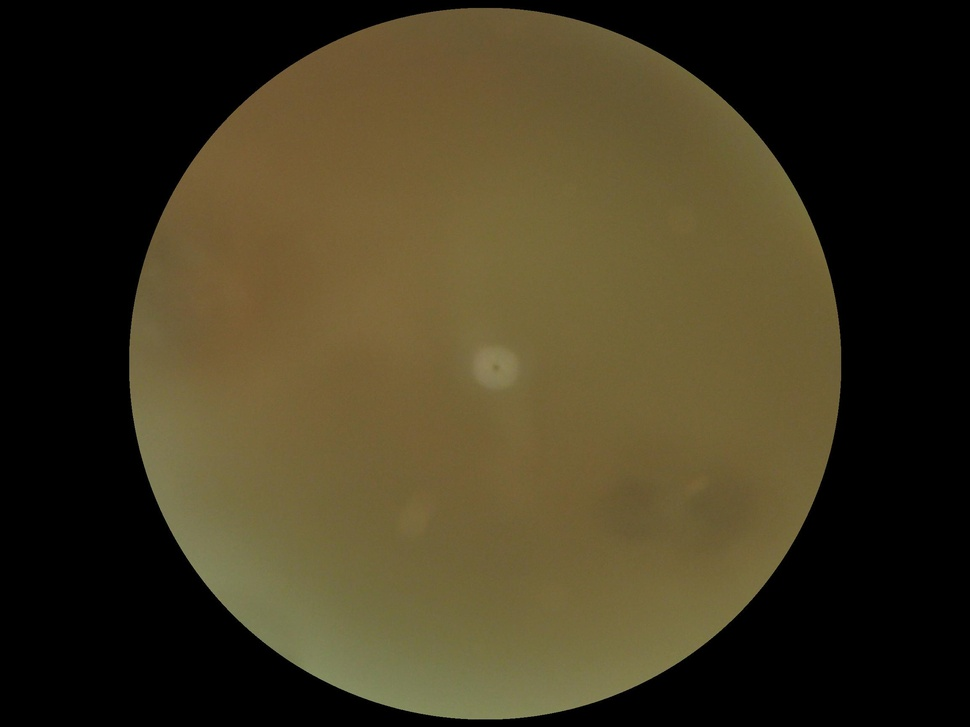
#> input picture YOLOv8-streamlit-app/temp_group_0_0.jpg, 970 x 727 px, shrunk from 2304 x 1728 before the run
$ python grey.py temp_group_0_0.jpg out.png
#> lines starting #> are read from the running program, lines starting #| are printed output that depends on the picture
import cv2
import argparse
import os


def convert_to_grayscale(input_path, output_path):
    """将单个图片转换为灰度图"""
#> called with input_path = 'temp_group_0_0.jpg', output_path = 'out.png'
    try:
        img = cv2.imread(input_path)
#> img is the input picture: shape (727, 970, 3); mean B, G, R 32.9, 56.4, 65
        if img is None:
            print(f"无法读取图像: {input_path}")
            return False

        gray_img = cv2.cvtColor(img, cv2.COLOR_BGR2GRAY)
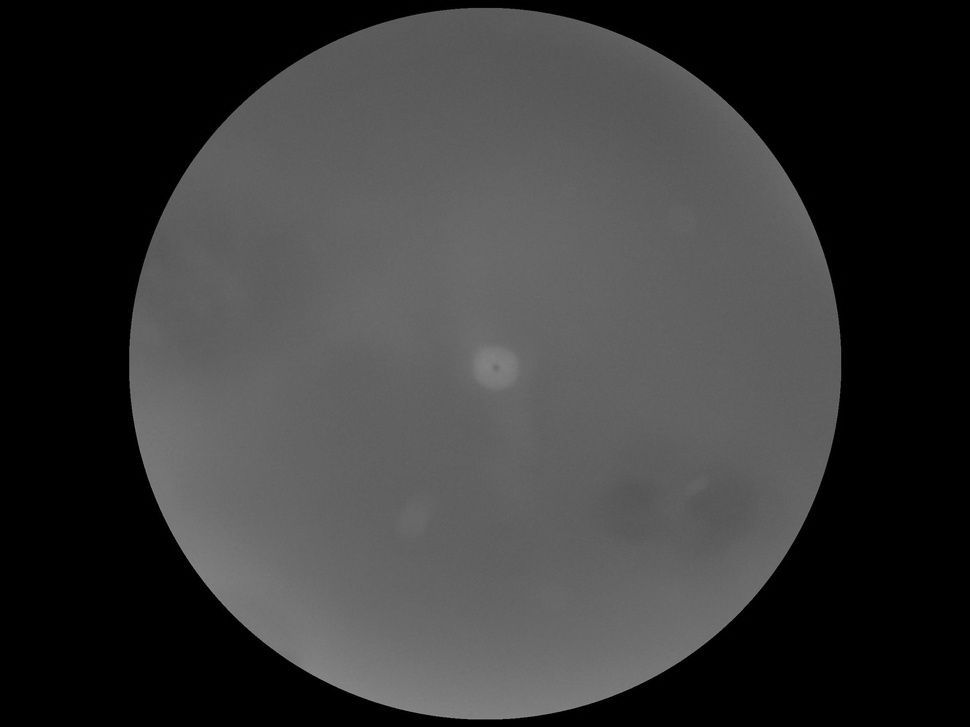
#> gray_img: shape (727, 970); min 0, max 145, mean 56.3
        cv2.imwrite(output_path, gray_img)
        print(f"已转换并保存: {output_path}")
        return True
    except Exception as e:
        print(f"处理 {input_path} 时出错: {e}")
        return False


def main():
    parser = argparse.ArgumentParser(description='将彩色图片转换为灰度图')
    parser.add_argument('input_path', help='输入文件路径')
    parser.add_argument('output_path', help='输出文件路径')

    args = parser.parse_args()

    # 只有当输出路径包含目录时才创建目录
    output_dir = os.path.dirname(args.output_path)
    if output_dir:  # 只有当output_dir不是空字符串时才创建
        os.makedirs(output_dir, exist_ok=True)

    if convert_to_grayscale(args.input_path, args.output_path):
        print("转换成功")
    else:
        print("转换失败")


if __name__ == '__main__':
    main()
